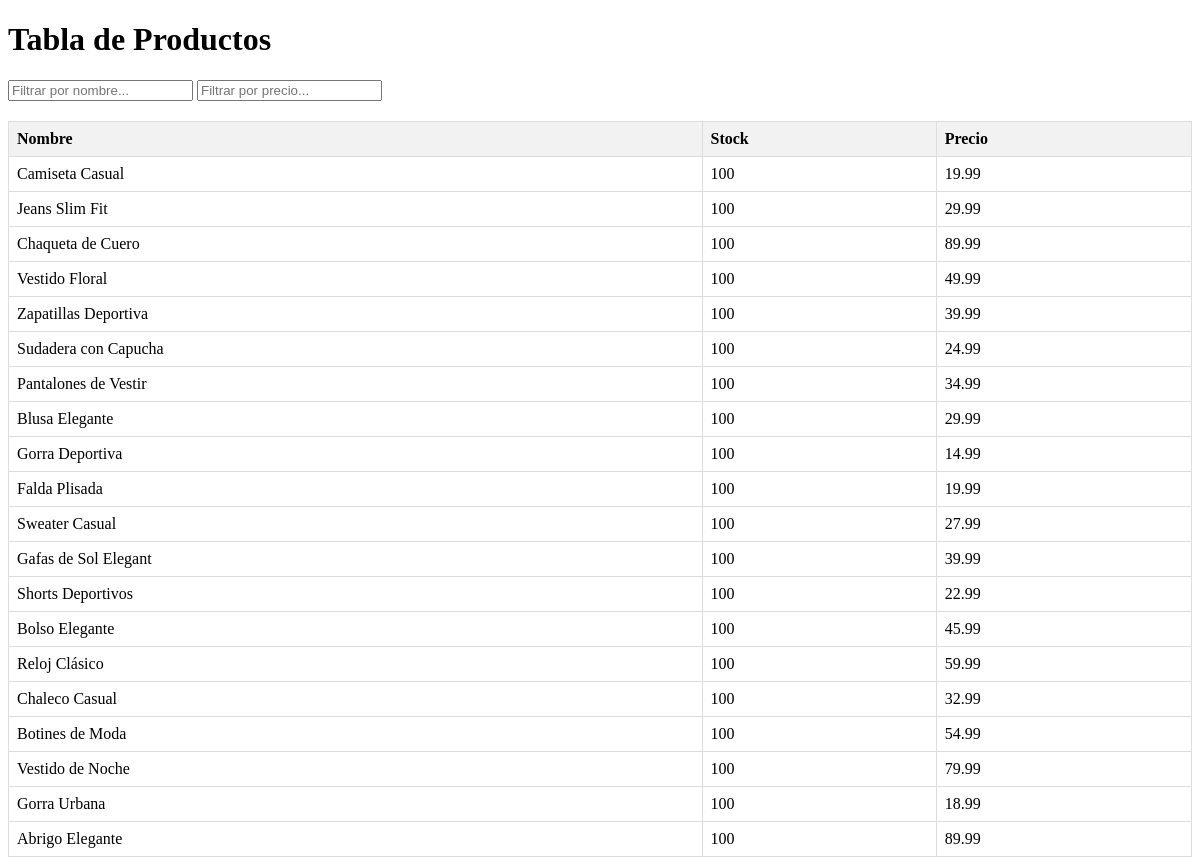
Screenshot of /TablaContenido.php with the database file from the repository.
### tables this page shows
CREATE TABLE `productos` (
  `producto` varchar(20) NOT NULL,
  `cantidad` int(11) NOT NULL,
  `precio` double NOT NULL,
  `fecha` date NOT NULL
);

### TablaContenido.php (the view, shortened to what this page needs)
<!DOCTYPE html>
<html lang="es">
<head>
</head>
<body>
<h1>Tabla de Productos</h1>
<input type="text" id="filtroNombre" onkeyup="filtrarTabla()" placeholder="Filtrar por nombre...">
<input type="text" id="filtroPrecio" onkeyup="filtrarTabla()" placeholder="Filtrar por precio...">
<table>
    <thead>
        <tr>
            <th>Nombre</th>
            <th>Stock</th>
            <th>Precio</th>
        </tr>
    </thead>
    <tbody>
        <?php
          $servername = "localhost";
          $username = "root";
          $password = "";
          $dbname = "base";
            $conn = new mysqli($servername, $username, $password, $dbname);
            $sql = "SELECT producto, cantidad, precio FROM productos";
            $result = $conn->query($sql);
            if ($result->num_rows > 0) {
                while ($row = $result->fetch_assoc()) {
                    echo "<tr>
                            <td>{$row['producto']}</td>
                            <td>{$row['cantidad']}</td>
                            <td>{$row['precio']}</td>
                          </tr>";
                }
            } else {
                echo "<tr><td colspan='3'>No hay productos</td></tr>";
            }
        ?>
    </tbody>
</table>
</body>
</html>

### TablaContenido.php (style rules this page uses)
table { border-collapse: collapse; width: 100%; margin-top: 20px; }
th, td { border: 1px solid #dddddd; text-align: left; padding: 8px; }
th { background-color: #f2f2f2; }

### rows the page displays
productos: producto "Camiseta Casual", cantidad "100", precio "19.99"
productos: producto "Jeans Slim Fit", cantidad "100", precio "29.99"
productos: producto "Chaqueta de Cuero", cantidad "100", precio "89.99"
productos: producto "Vestido Floral", cantidad "100", precio "49.99"
productos: producto "Zapatillas Deportiva", cantidad "100", precio "39.99"
productos: producto "Sudadera con Capucha", cantidad "100", precio "24.99"
productos: producto "Pantalones de Vestir", cantidad "100", precio "34.99"
productos: producto "Blusa Elegante", cantidad "100", precio "29.99"
productos: producto "Gorra Deportiva", cantidad "100", precio "14.99"
productos: producto "Falda Plisada", cantidad "100", precio "19.99"
productos: producto "Sweater Casual", cantidad "100", precio "27.99"
productos: producto "Gafas de Sol Elegant", cantidad "100", precio "39.99"
productos: producto "Shorts Deportivos", cantidad "100", precio "22.99"
productos: producto "Bolso Elegante", cantidad "100", precio "45.99"
productos: producto "Reloj Clásico", cantidad "100", precio "59.99"
productos: producto "Chaleco Casual", cantidad "100", precio "32.99"
productos: producto "Botines de Moda", cantidad "100", precio "54.99"
productos: producto "Vestido de Noche", cantidad "100", precio "79.99"
productos: producto "Gorra Urbana", cantidad "100", precio "18.99"
productos: producto "Abrigo Elegante", cantidad "100", precio "89.99"
